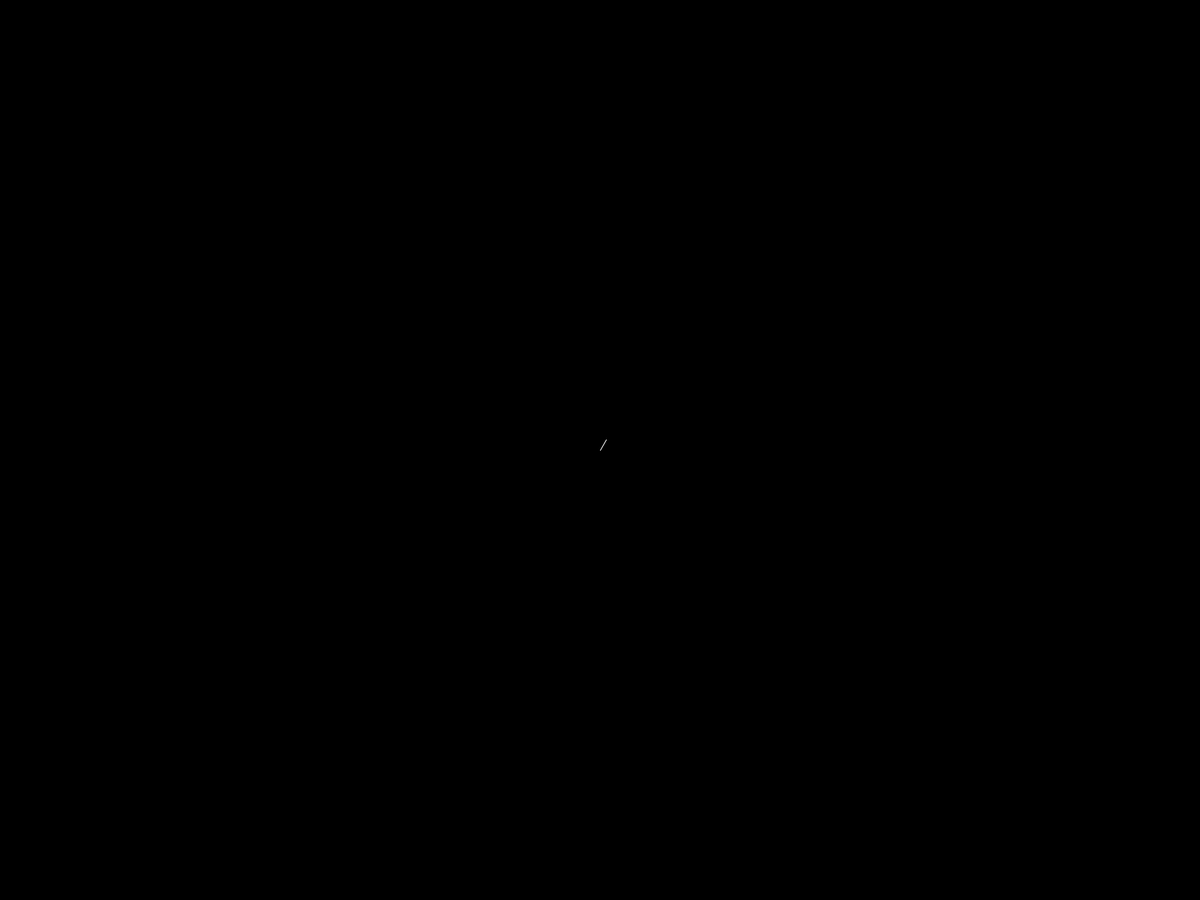
Frame 1 (no input)
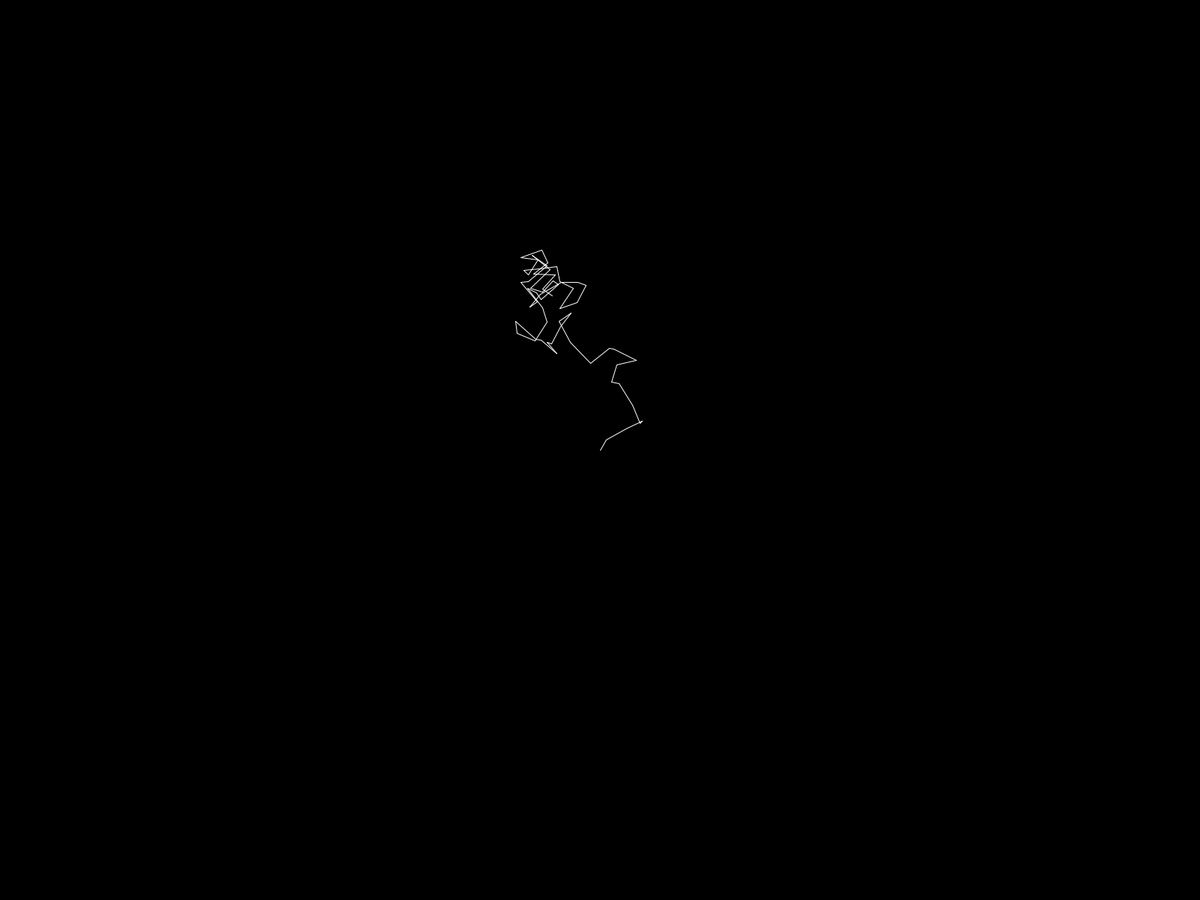
Frame 60 (the mouse pressed at the canvas centre just before this capture)
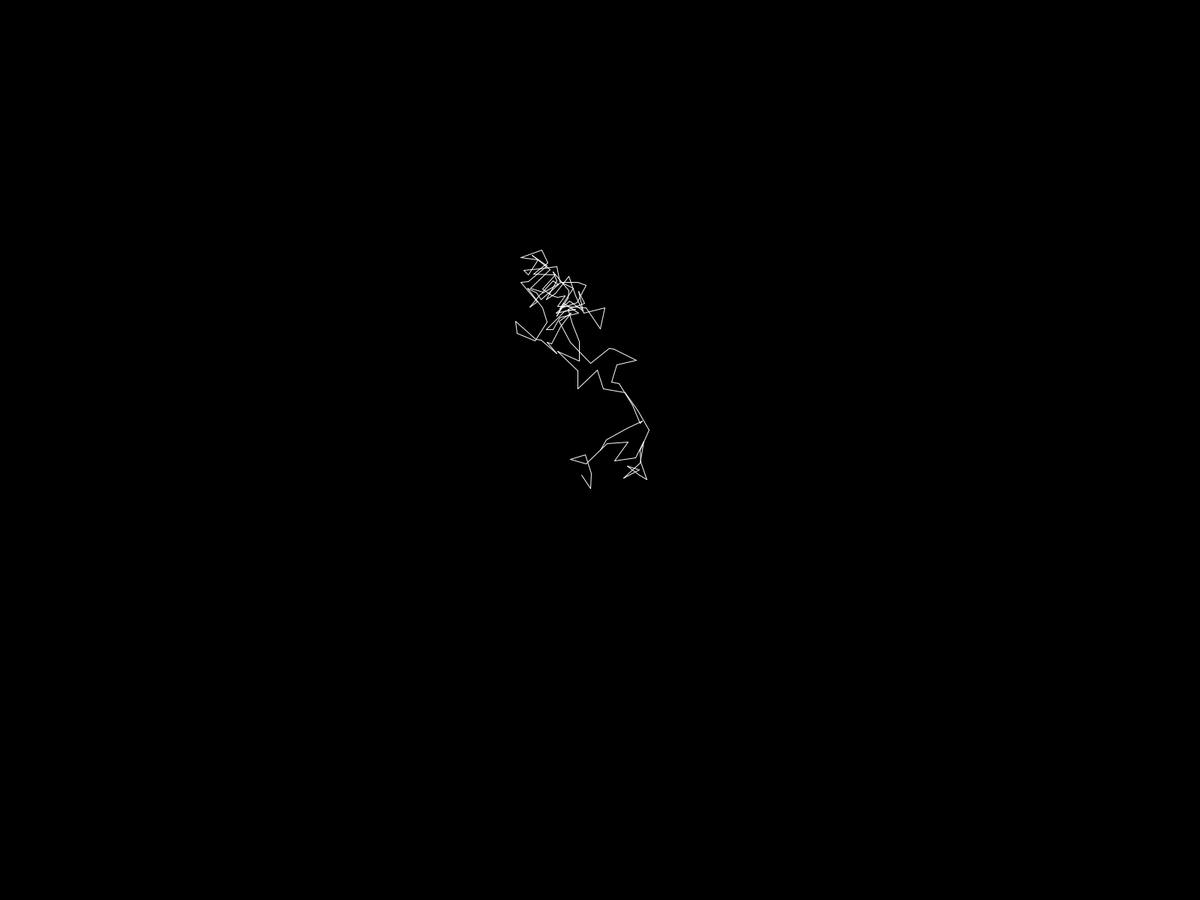
Frame 120 (the mouse held since frame 60 and released just before this capture)

The Processing sketch that drew these frames (run headless with seeded random() and noise(); from frame 60 on, the mouse is pressed at the canvas centre):

// Processing sketch: randomwalk
// ── randomwalk.pde


int x, y, prevX = 0, prevY = 0;

int stepSize = 30;
int stepsPerFrame = 1;

void setup() {
  fullScreen();
  background(0);
  stroke(255);
}

void draw() {
  translate(width/2, height/2);
  //translate(random(0, 200), random(0, 200));
  //rotate(degrees(random(0, 365)));
  //background(0);
  for (int i = 0; i < stepsPerFrame; i++) {


    x += random(-stepSize, stepSize);
    y += random(-stepSize, stepSize);
    line(prevX, prevY, x, y);
    prevX = x;
    prevY = y;
  }
}
